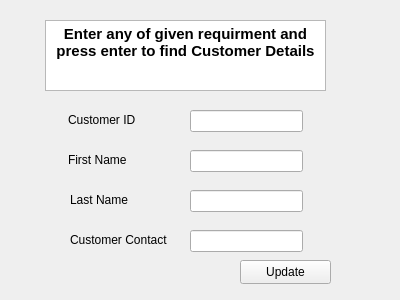
<?xml version="1.0" encoding="UTF-8"?>
<ui version="4.0">
 <class>Form</class>
 <widget class="QWidget" name="Form">
  <property name="geometry">
   <rect>
    <x>0</x>
    <y>0</y>
    <width>400</width>
    <height>300</height>
   </rect>
  </property>
  <property name="windowTitle">
   <string>Form</string>
  </property>
  <widget class="QLabel" name="label">
   <property name="geometry">
    <rect>
     <x>68</x>
     <y>110</y>
     <width>81</width>
     <height>20</height>
    </rect>
   </property>
   <property name="text">
    <string>Customer ID</string>
   </property>
  </widget>
  <widget class="QLineEdit" name="lineEdit_3">
   <property name="geometry">
    <rect>
     <x>190</x>
     <y>190</y>
     <width>113</width>
     <height>22</height>
    </rect>
   </property>
  </widget>
  <widget class="QLabel" name="label_2">
   <property name="geometry">
    <rect>
     <x>68</x>
     <y>150</y>
     <width>91</width>
     <height>20</height>
    </rect>
   </property>
   <property name="text">
    <string>First Name</string>
   </property>
  </widget>
  <widget class="QTextBrowser" name="textBrowser">
   <property name="geometry">
    <rect>
     <x>45</x>
     <y>20</y>
     <width>281</width>
     <height>71</height>
    </rect>
   </property>
   <property name="html">
    <string>&lt;!DOCTYPE HTML PUBLIC &quot;-//W3C//DTD HTML 4.0//EN&quot; &quot;http://www.w3.org/TR/REC-html40/strict.dtd&quot;&gt;
&lt;html&gt;&lt;head&gt;&lt;meta name=&quot;qrichtext&quot; content=&quot;1&quot; /&gt;&lt;meta charset=&quot;utf-8&quot; /&gt;&lt;style type=&quot;text/css&quot;&gt;
p, li { white-space: pre-wrap; }
hr { height: 1px; border-width: 0; }
li.unchecked::marker { content: &quot;\2610&quot;; }
li.checked::marker { content: &quot;\2612&quot;; }
&lt;/style&gt;&lt;/head&gt;&lt;body style=&quot; font-family:'Segoe UI'; font-size:9pt; font-weight:400; font-style:normal;&quot;&gt;
&lt;p align=&quot;center&quot; style=&quot; margin-top:0px; margin-bottom:0px; margin-left:0px; margin-right:0px; -qt-block-indent:0; text-indent:0px;&quot;&gt;&lt;span style=&quot; font-size:11pt; font-weight:700;&quot;&gt;Enter any of given requirment and press enter to find Customer Details&lt;/span&gt;&lt;/p&gt;&lt;/body&gt;&lt;/html&gt;</string>
   </property>
  </widget>
  <widget class="QLineEdit" name="lineEdit_2">
   <property name="geometry">
    <rect>
     <x>190</x>
     <y>150</y>
     <width>113</width>
     <height>22</height>
    </rect>
   </property>
  </widget>
  <widget class="QLineEdit" name="lineEdit">
   <property name="geometry">
    <rect>
     <x>190</x>
     <y>110</y>
     <width>113</width>
     <height>22</height>
    </rect>
   </property>
  </widget>
  <widget class="QLabel" name="label_3">
   <property name="geometry">
    <rect>
     <x>70</x>
     <y>190</y>
     <width>101</width>
     <height>20</height>
    </rect>
   </property>
   <property name="text">
    <string>Last Name</string>
   </property>
  </widget>
  <widget class="QLabel" name="label_4">
   <property name="geometry">
    <rect>
     <x>70</x>
     <y>230</y>
     <width>101</width>
     <height>20</height>
    </rect>
   </property>
   <property name="text">
    <string>Customer Contact</string>
   </property>
  </widget>
  <widget class="QLineEdit" name="lineEdit_4">
   <property name="geometry">
    <rect>
     <x>190</x>
     <y>230</y>
     <width>113</width>
     <height>22</height>
    </rect>
   </property>
  </widget>
  <widget class="QPushButton" name="pushButton">
   <property name="geometry">
    <rect>
     <x>240</x>
     <y>260</y>
     <width>91</width>
     <height>24</height>
    </rect>
   </property>
   <property name="text">
    <string>Update</string>
   </property>
  </widget>
 </widget>
 <resources/>
 <connections/>
</ui>
